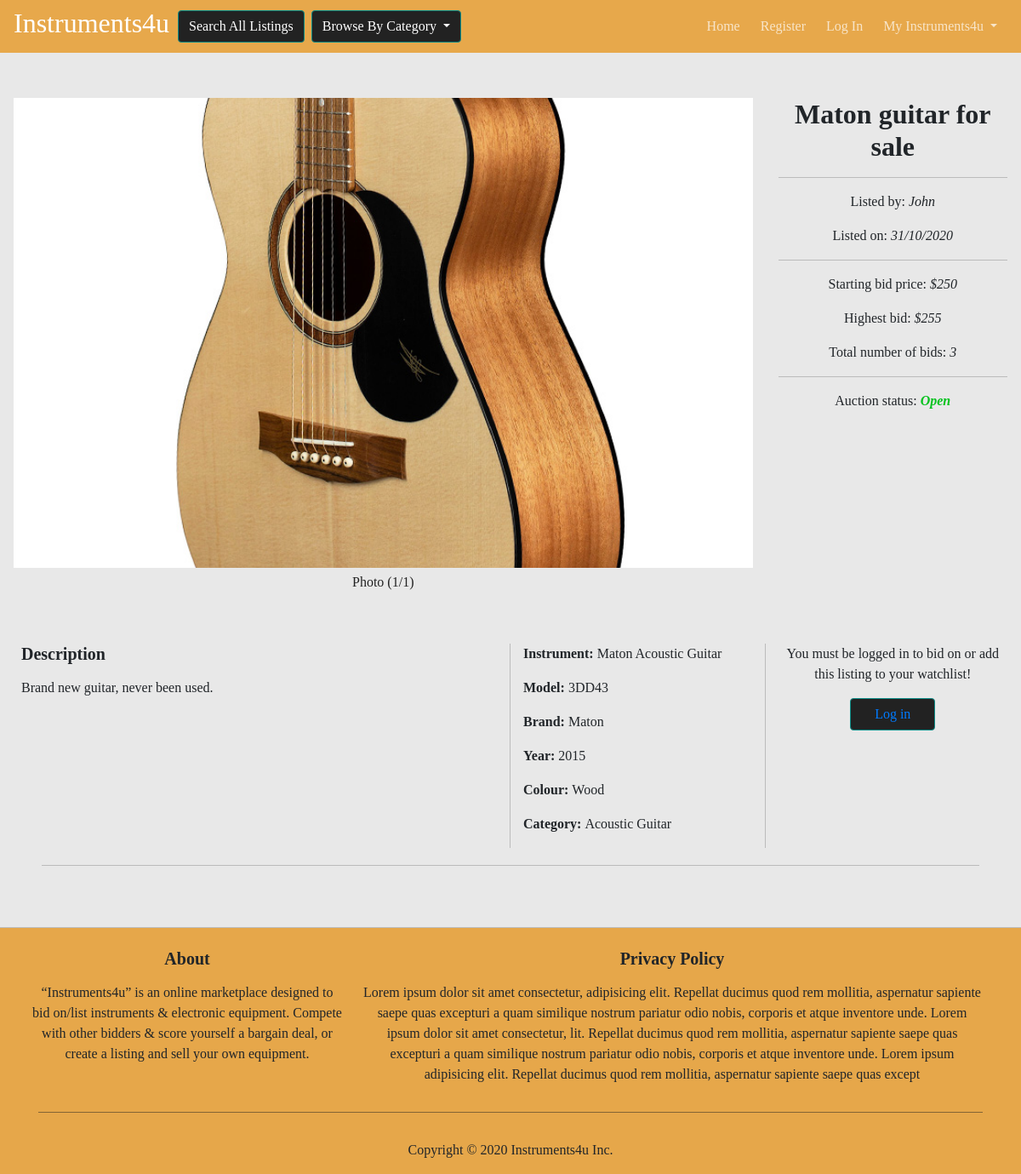
Page /listings/1 on the committed database.
### auction/models.py (models this page shows)
class Instrument(db.Model):
    __tablename__ = "instruments"
    id = db.Column(db.Integer, primary_key=True)
    instrument = db.Column(db.String(50))
    category = db.Column(db.String(20))
    model = db.Column(db.String(20))
    brand = db.Column(db.String(20))
    year = db.Column(db.String(4))
    colour = db.Column(db.String(20))
    description = db.Column(db.String(250))
    image = db.Column(db.String(400))
    listings = db.relationship('Listing', backref ='instrument')

class Listing(db.Model):
    __tablename__ = 'listings'
    id = db.Column(db.Integer, primary_key=True)
    listTitle = db.Column(db.String(50))
    listingDate = db.Column(db.DateTime, default=datetime.now())
    startBid = db.Column(db.Integer)
    highestBid = db.Column(db.Integer)
    totalNumberOfBids = db.Column(db.Integer)
    auctionStatus = db.Column(db.Boolean, nullable=False)
    watchlist = db.relationship('Watchlist', backref ='listing')
    instrument_id = db.Column(db.Integer, db.ForeignKey('instruments.id'))
    user_id = db.Column(db.Integer, db.ForeignKey('users.id'))

class User(db.Model, UserMixin):
    __tablename__ = "users"
    __table_args__ = {'extend_existing': True}
    id = db.Column(db.Integer, primary_key = True)
    name = db.Column(db.String(100), index = True, unique = True, nullable = False)
    email_address = db.Column(db.String(100), index = True, nullable = False)
    phone_number = db.Column(db.Integer, index = True, nullable = False)
    mail_address = db.Column(db.String(255), index = True, nullable = False)
    password_hash = db.Column(db.String(255), nullable = False)
    listings = db.relationship('Listing', backref='user')
    watchlist = db.relationship("Watchlist", backref="user")
    bids = db.relationship("Bid", backref="user")

### auction/listings.py (the view, shortened to what this page needs)
@bp.route('/<id>', methods = ['GET', 'POST'])
def show(id):
    wl_form = AddToWatchlistForm()
    del_form = RemoveFromWatchlistForm()
    bid_form = BidForm()
    listing = Listing.query.filter_by(id=id).first()
    alreadyOnWatchlist = Watchlist.query.filter_by(user_id = current_user.get_id(), listing_id = id).first()
    bid = Bid(bidAmount = bid_form.bidField.data, user_id = current_user.get_id(), listing_id = id)
    bidWinner = Bid.query.filter_by(listing_id = id, user_id = Bid.user_id).order_by(Bid.bidAmount.desc()).first()
    startBid = Listing.query.filter_by(id = id).first()
    bidHistory = Bid.query.filter_by(user_id = Bid.user_id, listing_id = id)
    users = Bid.query.filter_by(listing_id = id).all()
    success = False
    listingOwner = Listing.query.filter_by(id = id).all()
    if not alreadyOnWatchlist:
        if request.method == "POST":
            if wl_form.addToWatchlist.data and wl_form.validate_on_submit():
                watchlistAdd = Watchlist(user_id = current_user.get_id(), listing_id = id)
                db.session.add(watchlistAdd)
                db.session.commit()
                redirect(url_for("listing.show", id = id))
                alreadyOnWatchlist = Watchlist.query.filter_by(user_id = current_user.get_id(), listing_id = id).first()
    return render_template('listings/showListing.html', listing = listing, bid_form = bid_form, wl_form = wl_form, del_form = del_form,
    alreadyOnWatchlist = alreadyOnWatchlist, bidWinner = bidWinner, bid = bid, users = users, bidHistory = bidHistory, listingOwner = listingOwner, success = success, startBid = startBid)

### auction/templates/listings/showListing.html (shortened to what this page needs)
{% extends 'base.html' %}
{% import "bootstrap/wtf.html" as wtf %}
{% block content %}
<main>
  <div class="pagePadding">
    <div class="container-fluid px-3">
      <div class="row">
        <div class="col-lg-9 md-9 sm-9">
          <img src={{listing.instrument.image}} class="d-block w-100 cc">
          <div id="carouselExampleCaptions" class="carousel slide" data-ride="carousel">
            <div class="carousel-inner">
              <div class="carousel-item active">
                <div class="carousel-caption carousel-caption-listing d-none d-md-block">
                  <p style="padding-top: 5px;">Photo (1/1)</p>
                </div>
              </div>
            </div>
          </div>
        </div>
        <div class="col-lg-3" style="text-align:center; word-wrap: break-word;">
          <h2>{{listing.listTitle}}</h2>
          <hr>
          <div class="py-0">
            <p>Listed by: <i>{{listing.user.name}}</i></p>
            <p>Listed on: <i>{{listing.listingDate.strftime('%d/%m/%Y')}}</i></p>
            <hr>
            <p>Starting bid price: <i>${{listing.startBid}}</i></p>
            <p>Highest bid: <i>${{listing.highestBid}}</i></p>
            <p>Total number of bids: <i>{{listing.totalNumberOfBids}}</i></p>
            <hr>
            {% if listing.auctionStatus == True %}
                <p>Auction status: <b><i style="color: rgb(5, 194, 30);">Open</i></b></p>
            {% endif %}
          </div>
        </div>
      </div>
      <div class="row py-1">
        <div class="offset-lg-0 col-lg-6 md-6 sm-6 px-4 sideBorder">
          <h5><strong>Description</strong></h5>
          <p class="py-2" style="word-wrap: break-word;">{{listing.instrument.description}}</p>
        </div>
        <div class="col-lg-3 md-3 sm-3 sideBorder">
          <p><b>Instrument: </b>{{listing.instrument.instrument}}</p>
          <p><b>Model: </b>{{listing.instrument.model}}</p>
          <p><b>Brand: </b>{{listing.instrument.brand}}</p>
          <p><b>Year: </b>{{listing.instrument.year}}</p>
          <p><b>Colour: </b>{{listing.instrument.colour}}</p>
          <p><b>Category: </b>{{listing.instrument.category}}</p>
        </div>
        <div class="col-lg text-center">
          {% if not current_user.is_authenticated %}
            <p>You must be logged in to bid on or add this listing to your watchlist!</p>
            <button type="button" class="btn btn-outline-light">
              <a class="nav-link py-0" href="{{url_for('auth.login')}}">Log in</a>
            </button>
          {% endif %}
        </div>
      </div>
      <div class="row">
        <div class="col-lg text-center px-5">
          <hr>
        </div>
      </div>
    </div>
  </div>
</main>
{% endblock %}

### auction/templates/base.html (shortened to what this page needs)
<!DOCTYPE html>
<html lang="en">
<head>
  <link rel="stylesheet" href="https://stackpath.bootstrapcdn.com/bootstrap/4.3.1/css/bootstrap.min.css"
>
  <link rel="stylesheet" type="text/css" href="{{ url_for('static', filename='css/styleSheet.css') }}">
</head>
<body>
  <header>
    <div class="navbarText">
      <nav class="navbar navbar-custom navbar-expand-md navbar-light fixed-top ml-auto" style="opacity: 1;">
        <h2 class= "overwriteFont" style="padding-right: 10px;">Instruments4u</h2>
        <form action="{{url_for('main.browse', category = '1')}}" class="form-inline my-lg-0">
          <button class="btn btn-outline-color my-2 my-sm-0" type="submit">Search All Listings</button>
        </form>
        <div class="dropdown px-2">
            <button class="btn btn-secondary dropdown-toggle" type="button" id="dropdownMenuButton" data-toggle="dropdown" aria-haspopup="true" aria-expanded="false">
                Browse By Category
            </button>
        </div>
        <div class="collapse navbar-collapse flex-column" id="navbarCollapse">
          <ul class="navbar-nav ml-auto">
            {% if current_user.is_authenticated %}
              <li class="nav-item px-1">
                <a class="nav-link py-0" style="color:white; background-color: rgb(34, 34, 34);">Welcome, {{current_user.name}}!</a>
              </li>
              <li class="nav-item px-1">
                <a class="nav-link py-0" href="{{ url_for('main.index') }}">Home</a>
              </li>
              <li class="nav-item px-1">
                <a class="nav-link py-0" href="{{url_for('auth.logout')}}">Logout</a>
              </li>
            {% else %}
              <li class="nav-item px-1">
                <a class="nav-link py-0" href="{{ url_for('main.index') }}">Home</a>
              </li>
              <li class="nav-item px-1">
                <a class="nav-link py-0" href="{{url_for('auth.register')}}">Register</a>
              </li>
              <li class="nav-item px-1">
                <a class="nav-link py-0" href="{{url_for('auth.login')}}">Log In</a>
              </li>
            {% endif %}
            <li class="nav-item dropdown px-1">
              <a class="nav-link dropdown-toggle py-0" href="#" id="navbarDropdown" role="button" data-toggle="dropdown"
                aria-haspopup="true" aria-expanded="false">
                My Instruments4u
              </a>
            </li>
          </ul>
        </div>
      </nav>
    </div>
  </header>
  {% block content %}
  {% endblock %}
  <footer>
    <hr>
    <div class="container text-center">
      <div class="row">
        <div class="col-lg-4 md-4 sm-4 px-2">
          <h5 class="font-weight-bold mt-2 mb-3">About</h5>
          <p>“Instruments4u” is an online marketplace designed to bid on/list
            instruments & electronic equipment. Compete with other bidders & score yourself a bargain deal, or create a listing and sell your own equipment.</p>
        </div>
        <div class="col-lg">
          <h5 class="font-weight-bold mt-2 mb-3 text-center">Privacy Policy</h5>
          <p>Lorem ipsum dolor sit amet consectetur, adipisicing elit. Repellat ducimus quod rem mollitia, aspernatur sapiente saepe quas
            excepturi a quam similique nostrum pariatur odio nobis, corporis et atque inventore unde. Lorem ipsum dolor sit amet consectetur,
            lit. Repellat ducimus quod rem mollitia, aspernatur sapiente saepe quas
            excepturi a quam similique nostrum pariatur odio nobis, corporis et atque inventore unde. Lorem ipsum  adipisicing elit. Repellat ducimus quod rem mollitia, aspernatur sapiente saepe quas except
          </p>
        </div>
      </div>
      <hr style="border-color: rgb(34, 34, 34, 0.5) !important;">
      <div class="footer-copyright text-center py-3">Copyright © 2020 Instruments4u Inc.
      </div>
  </footer>
  </body>
</html>

### auction/static/css/styleSheet.css (style rules this page uses)
body { font-family: "Century Gothic"; background-color: rgb(34, 34, 34, 0.1); }
button { color:white; }
h2, h3, h4 { font-weight: bold; }
.overwriteFont { font-weight: normal !important; }
.pagePadding { padding-top: 115px; padding-bottom: 40px; }
.navbarText { color: white; }
.navbar-custom { background-color: rgba(230, 152, 36, 0.8); }
.navbar-custom .navbar-nav .nav-link { color: rgba(255,255,255, 0.7); }
footer { background:rgba(230, 152, 36, 0.8); }
.btn { background-color: rgb(34, 34, 34); color: white; border-color: rgb(13, 141, 135); }
.carousel-caption-listing { position: relative; left: auto; right: auto; color: rgb(34, 34, 34); }
.sideBorder, hr { border-right-style: solid; border-width: 1.5px; border-color: rgb(187, 187, 187); }
.cc { width: 100%; height: 46vw; object-fit: cover; }

### rows in the picture
Instrument: instrument.image (picture), instrument.description "Brand new guitar, never been used.", instrument.instrument "Maton Acoustic Guitar", instrument.model "3DD43", instrument.brand "Maton", instrument.year "2015", instrument.colour "Wood", instrument.category "Acoustic Guitar"
Listing: listTitle "Maton guitar for sale", listingDate "31/10/2020", startBid "250", highestBid "255", totalNumberOfBids "3"
User: user.name "John"
